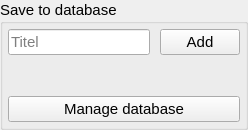
     <widget class="QGroupBox" name="groupBox_3">
      <property name="minimumSize">
       <size>
        <width>0</width>
        <height>26</height>
       </size>
      </property>
      <property name="font">
       <font>
        <pointsize>11</pointsize>
       </font>
      </property>
      <property name="title">
       <string>Save to database</string>
      </property>
      <layout class="QVBoxLayout" name="verticalLayout_2">
       <property name="spacing">
        <number>10</number>
       </property>
       <property name="leftMargin">
        <number>5</number>
       </property>
       <property name="topMargin">
        <number>5</number>
       </property>
       <property name="rightMargin">
        <number>5</number>
       </property>
       <property name="bottomMargin">
        <number>5</number>
       </property>
       <item>
        <layout class="QHBoxLayout" name="horizontalLayout_14">
         <property name="spacing">
          <number>10</number>
         </property>
         <property name="leftMargin">
          <number>0</number>
         </property>
         <property name="bottomMargin">
          <number>5</number>
         </property>
         <item>
          <widget class="QLineEdit" name="title">
           <property name="minimumSize">
            <size>
             <width>0</width>
             <height>26</height>
            </size>
           </property>
           <property name="font">
            <font>
             <pointsize>11</pointsize>
            </font>
           </property>
           <property name="placeholderText">
            <string>Titel</string>
           </property>
          </widget>
         </item>
         <item>
          <widget class="QPushButton" name="save_btn">
           <property name="minimumSize">
            <size>
             <width>0</width>
             <height>26</height>
            </size>
           </property>
           <property name="font">
            <font>
             <pointsize>11</pointsize>
            </font>
           </property>
           <property name="text">
            <string>Add</string>
           </property>
          </widget>
         </item>
        </layout>
       </item>
       <item>
        <spacer name="verticalSpacer">
         <property name="minimumSize">
          <size>
           <width>0</width>
           <height>26</height>
          </size>
         </property>
         <property name="font">
          <font>
           <pointsize>11</pointsize>
          </font>
         </property>
         <property name="orientation">
          <enum>Qt::Orientation::Vertical</enum>
         </property>
         <property name="sizeHint" stdset="0">
          <size>
           <width>20</width>
           <height>40</height>
          </size>
         </property>
        </spacer>
       </item>
       <item>
        <widget class="QPushButton" name="base_btn">
         <property name="minimumSize">
          <size>
           <width>0</width>
           <height>26</height>
          </size>
         </property>
         <property name="font">
          <font>
           <pointsize>11</pointsize>
          </font>
         </property>
         <property name="text">
          <string>Manage database</string>
         </property>
        </widget>
       </item>
      </layout>
     </widget>
